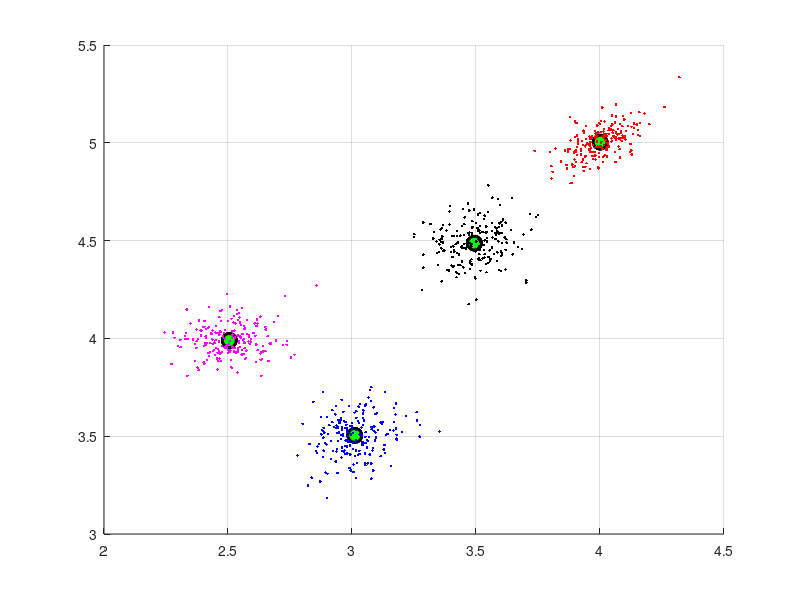

Here is the MATLAB script that generated this plot:
%-------------------------------------------------------------------------
% FUZZY C-MEANS
%
% Author: Moises Mendes de Assis
% Course: Fuzzy Systems
% Date: April/2018
%
% Description: Implementation of Fuzzy C-Means clustering method, which
%              uses fuzzy logic and fuzzy sets concepts. The method is 
%              applied to a simple data set with 4 clusters.
%-------------------------------------------------------------------------
clc;
close all;
clear all;

% Load and plot data
load fcm_dataset.mat;
X = x;

figure(1);
hold on;
plot(X(:,1), X(:,2),'b.');
grid on;

%------------------------------------------------------------------------
% Fuzzy C-Means algorithm

C = 4; % define number of clusters
m = 2; % exponent aplied to the membership matrix for centroids calculation
dim = size(X,2); % number of dimensions for single point
n = size(X,1); % number of points (samples)


membershipMatrix = zeros(n,C);
clusterLabels = zeros(n,1);
oldClusters = zeros(n,1);
clusterCenters = zeros(C,dim); % centroids vector [each line is a centroid]

% STEP 1: Initialize Membership Matrix
for i=1:n
    membershipMatrix(i,:) = randi(C, 1, C);
    membershipMatrix(i,:) = membershipMatrix(i,:)./sum(membershipMatrix(i,:)); 
    % above row makes sum of each row equals 1
end

changes = true;
iter = 1;

while (changes)
    
    % STEP 2: Calculate Cluster Center
    for j=1:C
        u = membershipMatrix(:, j); %vector
        uraised = u.^m; %vector
        denominator = sum(uraised); %scalar
        
        numerator = zeros(size(X(1,:))); %vector
        for i=1:n
            x = X(i,:);
            produto = uraised(i).*x;
            numerator = numerator + produto;
        end
        clusterCenters(j, :) = numerator/denominator; %vector
    end
    
    % STEP 3: Update Membership Value
    p = 2/(m-1); % exponent
    distance = zeros(1,C);
    
    for i=1:n
        x = X(i,:); %get a point in the dataset
        
        % distance between xi and each centroid
        for j=1:C
            distance(j) = norm(clusterCenters(j, :) - x);
        end
        distance = distance.^2;
        
        for j=1:C
            lower = distance(j)/sum(distance);
            lower = lower^p;
            membershipMatrix(i,j) = 1/lower;
        end
        
        
    end
    
    % sum of the row equals 1
    for i=1:n
        membershipMatrix(i,:) = membershipMatrix(i,:)./sum(membershipMatrix(i,:));
    end
    
    % STEP 4: Get Cluster Labels
    for i=1:n
        [~, id] = max(membershipMatrix(i, :));
        clusterLabels(i) = id;
    end
    
    % ploting the new centroids
    xdata = clusterCenters(:,1);
    ydata = clusterCenters(:,2);
    pause(1)
    h = plot(xdata, ydata, 'ko', 'LineWidth', 2, 'MarkerEdgeColor','k', 'MarkerFaceColor','g', 'MarkerSize', 10);
    set(h,'YDataSource','ydata')
    set(h,'XDataSource','xdata')
    refreshdata
    
    
    % stop criteria: centroids do not change anymore
    if isequal(clusterLabels,oldClusters)
        changes = false;
    else
        oldClusters = clusterLabels;
    end
    
    iter = iter + 1;
end


figure(1)
hold on;

% ploting the final clustering resulting from Fuzzy C-Means
clus = unique(clusterLabels);
colors = {'b.', 'r.', 'k.', 'm.', 'y.', 'c.', 'b.', 'r.', 'k.', 'm.', 'y.', 'c.'};
for i = 1:length(clus)
    indexes = find(clusterLabels==clus(i));
    oldIndex = indexes;
    plot(X(indexes,1), X(indexes,2), colors{i});
    
end
